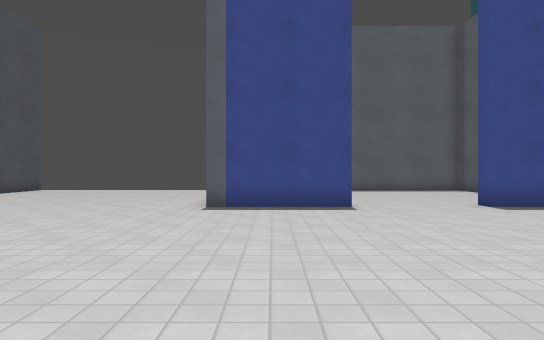
[1] (above)

20 first-person views from a walk through a Godot game level. The camera is 1.2 m above the floor, looks level and sees 70° across. The floor is counted in squares, 1.29 m on a side. Each view is taken from the middle of a square. On the plan, view 1 faces up. The plan holds only what a view shows up to about 13 squares ahead; the rest is blank. Surface patterns are stand-ins for the level's own textures.

[2]
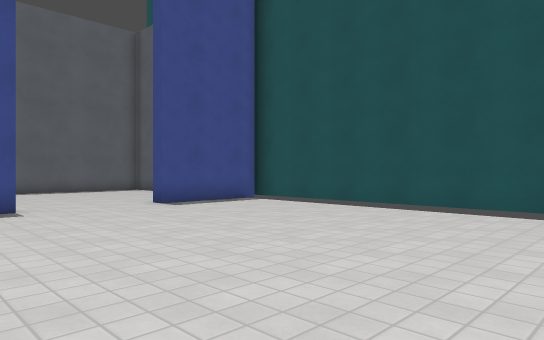

[3]
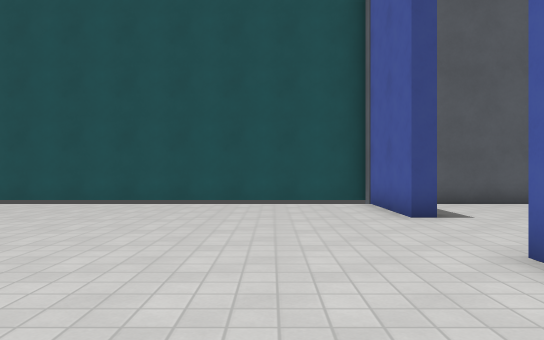

[4]
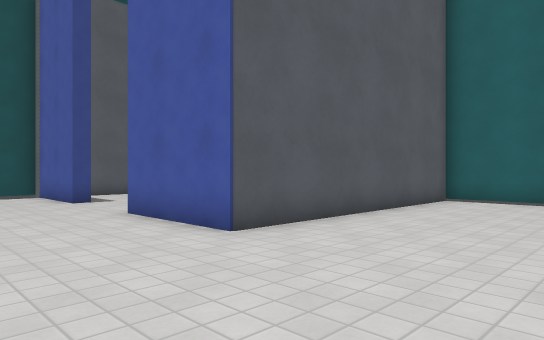

[5]
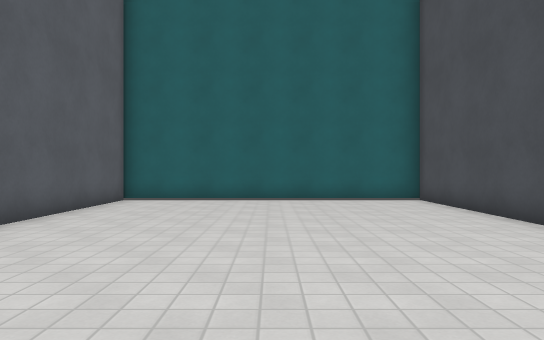

[6]
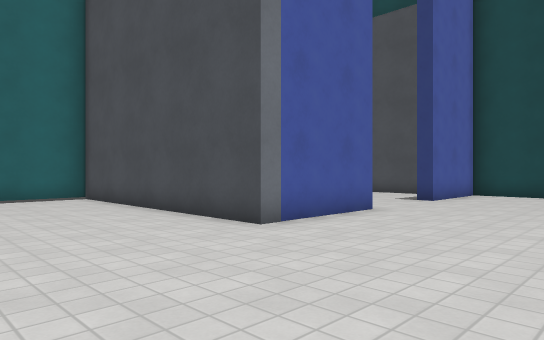

[7]
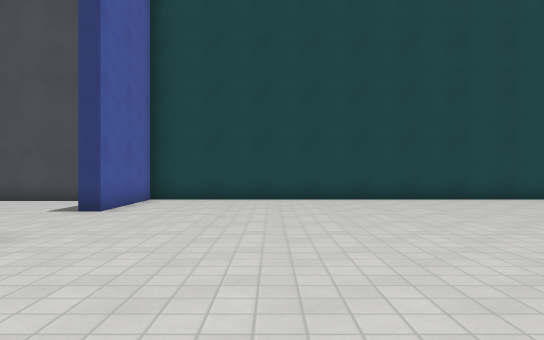

[8]
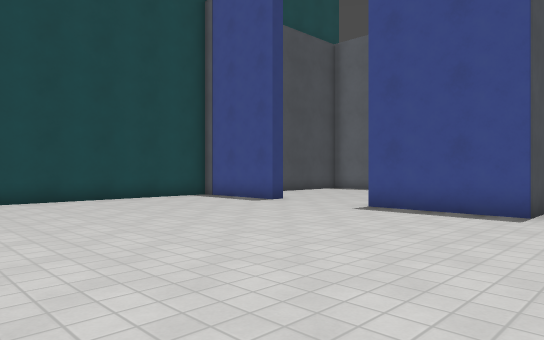

[9]
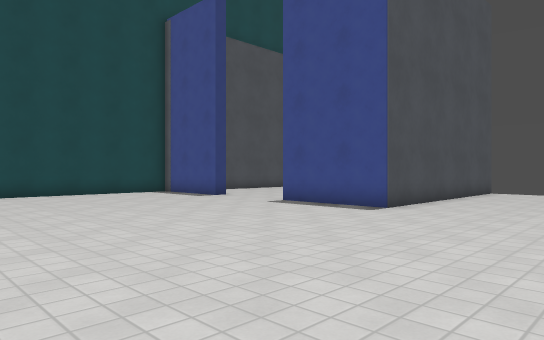

[10]
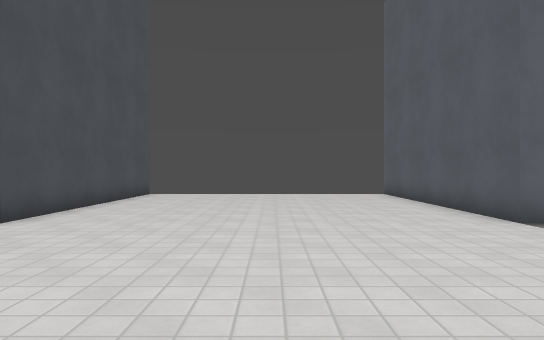

[11]
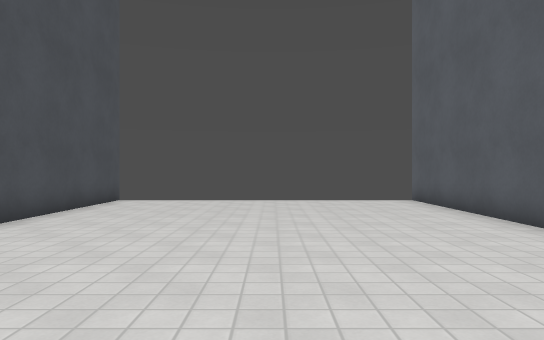

[12]
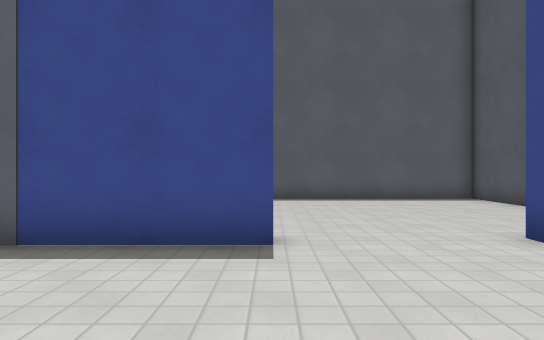

[13]
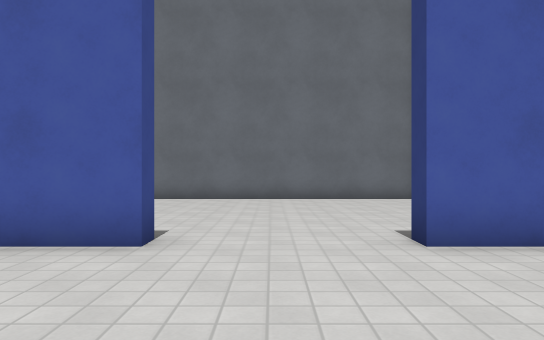

[14]
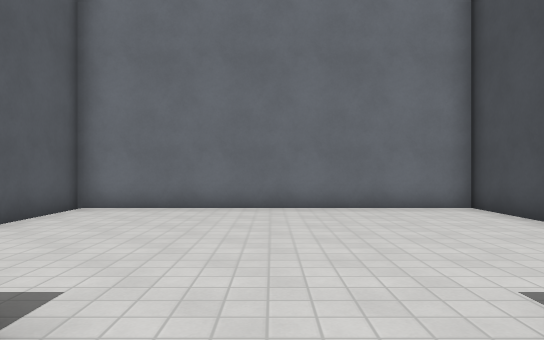

[15]
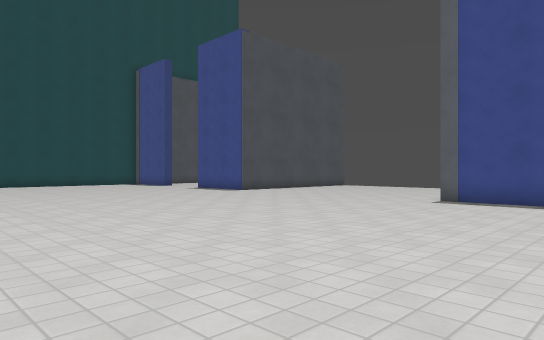

[16]
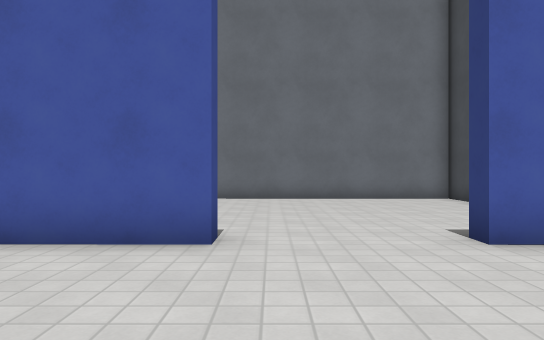

[17]
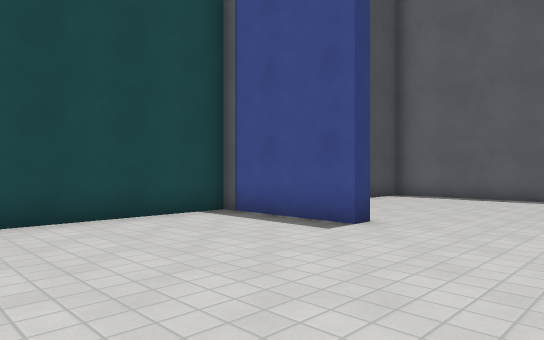

[18]
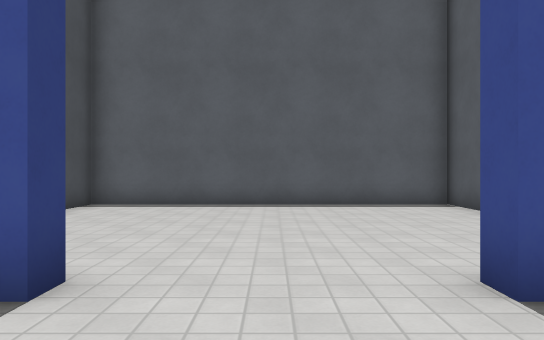

[19]
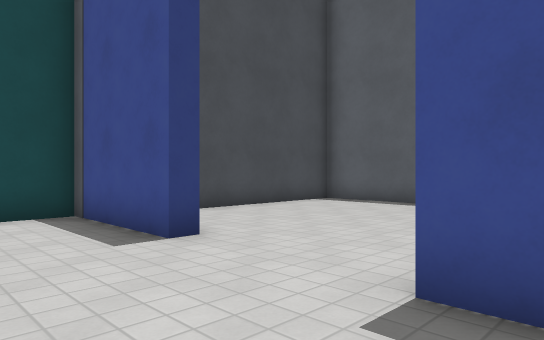

[20]
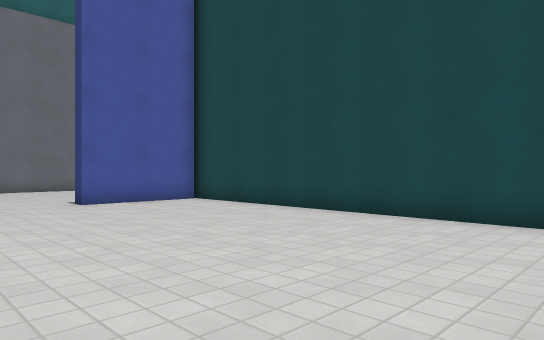

### Floor plan
Points are (right, up) in squares from view 1. A wall is a line through its corners. A room is listed if a view was taken in it or the views show most of it. See-through windows are left out.
Room 1 (views 1, 2, 3, 4, 5, 6, 7, 8, 9, 10, 11, 12, 13, 14, 15, 16, 17, 18, 19, 20)
walls: (-10.7, -3.8) (-10.7, -12.2) (-1.4, -12.2) (-1.4, -3.7) (2.1, -3.7) (2.1, -4.2); (2.1, 9.7) (-1.7, 9.7) (-1.7, 18.1); (-14.3, -4.4) (-14.3, -3.9) (-10.5, -3.9); (-0.9, -9) (-0.9, -11.5) (8.8, -11.5) (8.8, -5.5); (5.6, -4.2) (5.6, -3.7) (9.2, -3.7) (9.2, 9.1); (-17.7, 10.3) (-17.7, 9.7) (-21.4, 9.7) (-21.4, -3.8) (-17.7, -3.8) (-17.7, -4.4); (-11.2, 15.9) (-11.2, 17.5) (-20.9, 17.5) (-20.9, 12.4); (-10.7, 18.1) (-10.7, 9.7) (-14.3, 9.7) (-14.3, 10.3); (8.6, 9.7) (5.6, 9.7) (5.6, 10.4); (-20.9, -5.8) (-20.9, -8.3); (8.5, 14.9) (8.5, 17.5) (2, 17.5); (-20.9, -10.4) (-20.9, -11.5) (-13.2, -11.5)

Positions as (right, up) in squares from view 1, and headings:
1: (0, 0), facing up
2: (0, 0), facing up-right
3: (-2, -1), facing right
4: (-6, 0), facing down-right
5: (-6, 0), facing down
6: (-6, 1), facing down-left
7: (-9, 0), facing left
8: (-9, 1), facing up-left
9: (-6, 1), facing up-left
10: (-6, 3), facing up
11: (-6, 6), facing up
12: (2, 5), facing up
13: (4, 1), facing down
14: (4, -2), facing down
15: (3, -2), facing up-left
16: (-15, 1), facing down
17: (-14, 4), facing up-left
18: (-16, 7), facing up
19: (-13, 7), facing up-left
20: (-14, 7), facing down-left
